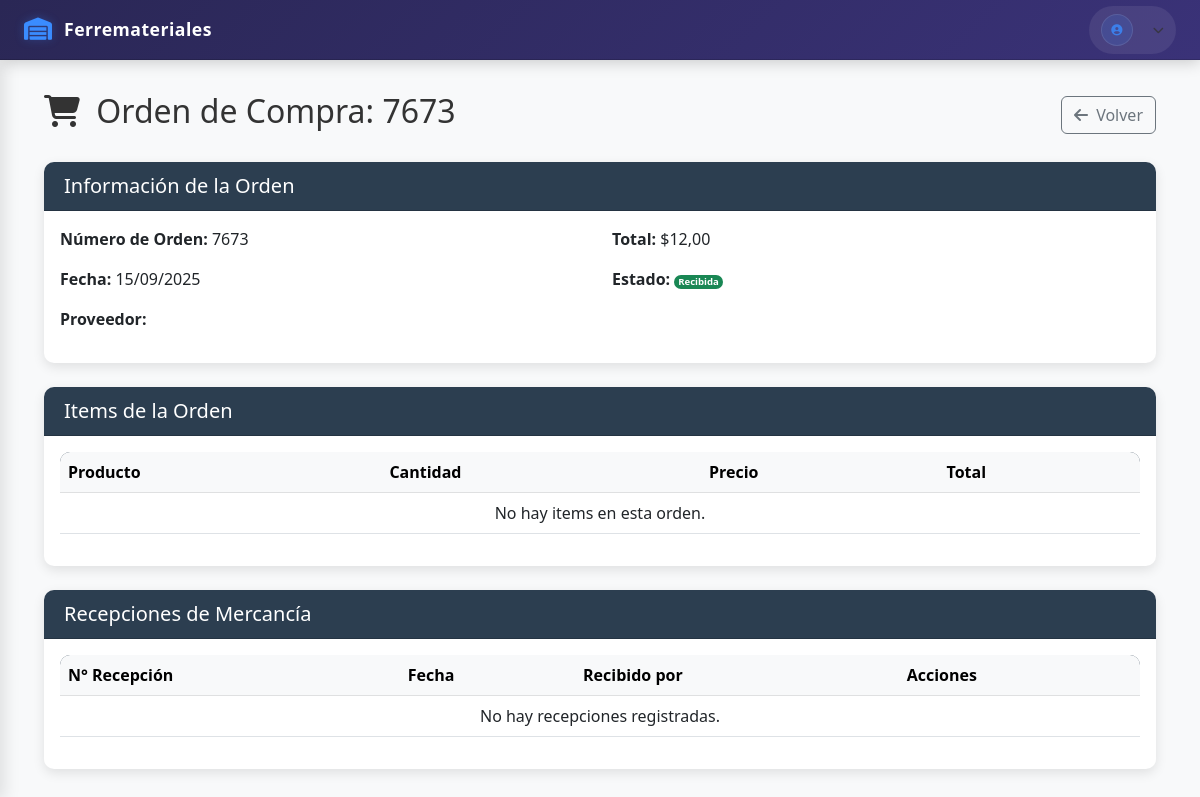
Screenshot of /compras/1/ with the database file from the repository.
### apps/purchases/models.py (models this page shows, shortened)
class PurchaseOrder(models.Model):
    STATUS_CHOICES = [
        ('draft', _('Draft')),
        ('sent', _('Sent')),
        ('confirmed', _('Confirmed')),
        ('received', _('Received')),
        ('cancelled', _('Cancelled')),
    ]
    supplier = models.ForeignKey(
        Supplier,
        verbose_name=_("Supplier"),
        on_delete=models.CASCADE
    )
    order_number = models.CharField(
        _("Order Number"),
        max_length=50,
        unique=True
    )
    date = models.DateField(
        _("Date"),
        default=timezone.now
    )
    total_amount = models.DecimalField(
        _("Total Amount"),
        max_digits=10,
        decimal_places=2,
        default=0.00
    )
    status = models.CharField(
        _("Status"),
        max_length=20,
        choices=STATUS_CHOICES,
        default='draft'
    )
    created_at = models.DateTimeField(
        _("Created At"),
        auto_now_add=True
    )
    updated_at = models.DateTimeField(
        _("Updated At"),
        auto_now=True
    )
    class Meta:
        db_table = "purchase_orders"
        verbose_name = _("Purchase Order")
        verbose_name_plural = _("Purchase Orders")

### apps/purchases/views.py (the view)
# urls.py: path('<int:pk>/', views.purchase_detail, name='purchase_detail'),
def purchase_detail(request, pk):
    purchase = get_object_or_404(PurchaseOrder, pk=pk)
    items = purchase.items.all()
    receipts = purchase.goodsreceipt_set.all()
    context = {
        'purchase': purchase,
        'items': items,
        'receipts': receipts,
    }
    if request.GET.get('modal') == '1':
        return render(request, 'purchases/_purchase_detail.html', context)
    return render(request, 'purchases/purchase_detail.html', context)

### templates/purchases/purchase_detail.html (shortened to what this page needs)
{% extends "base.html" %}
{% block content %}
<div class="container-fluid">
    <div class="d-flex justify-content-between align-items-center mb-4">
        <h2><i class="fas fa-shopping-cart me-2"></i> Orden de Compra: {{ purchase.order_number }}</h2>
        <a href="{% url 'purchases:purchase_list' %}" class="btn btn-outline-secondary">
            <i class="fas fa-arrow-left me-1"></i> Volver
        </a>
    </div>
    <div class="card mb-4">
        <div class="card-header">
            <h5 class="mb-0">Información de la Orden</h5>
        </div>
        <div class="card-body">
            <div class="row">
                <div class="col-md-6">
                    <p><strong>Número de Orden:</strong> {{ purchase.order_number }}</p>
                    <p><strong>Fecha:</strong> {{ purchase.date|date:"d/m/Y" }}</p>
                    <p><strong>Proveedor:</strong> {{ purchase.supplier.name }}</p>
                </div>
                <div class="col-md-6">
                    <p><strong>Total:</strong> ${{ purchase.total_amount|floatformat:2 }}</p>
                    <p><strong>Estado:</strong>
                        {% if purchase.status == 'draft' %}
                        <span class="badge bg-secondary">Borrador</span>
                        {% elif purchase.status == 'sent' %}
                        <span class="badge bg-info">Enviada</span>
                        {% elif purchase.status == 'confirmed' %}
                        <span class="badge bg-warning">Confirmada</span>
                        {% elif purchase.status == 'received' %}
                        <span class="badge bg-success">Recibida</span>
                        {% elif purchase.status == 'cancelled' %}
                        <span class="badge bg-danger">Cancelada</span>
                        {% endif %}
                    </p>
                </div>
            </div>
        </div>
    </div>
    <div class="card mb-4">
        <div class="card-header">
            <h5 class="mb-0">Items de la Orden</h5>
        </div>
        <div class="card-body">
            <div class="table-responsive">
                <table class="table table-hover">
                    <thead class="table-light">
                        <tr>
                            <th>Producto</th>
                            <th>Cantidad</th>
                            <th>Precio</th>
                            <th>Total</th>
                        </tr>
                    </thead>
                    <tbody>
                        {% for item in items %}
                        <tr>
                            <td>{{ item.product.name }}</td>
                            <td>{{ item.quantity }}</td>
                            <td>${{ item.price|floatformat:2 }}</td>
                            <td>${{ item.total|floatformat:2 }}</td>
                        </tr>
                        {% empty %}
                        <tr>
                            <td colspan="4" class="text-center">No hay items en esta orden.</td>
                        </tr>
                        {% endfor %}
                    </tbody>
                </table>
            </div>
        </div>
    </div>
    <div class="card">
        <div class="card-header">
            <h5 class="mb-0">Recepciones de Mercancía</h5>
        </div>
        <div class="card-body">
            <div class="table-responsive">
                <table class="table table-hover">
                    <thead class="table-light">
                        <tr>
                            <th>N° Recepción</th>
                            <th>Fecha</th>
                            <th>Recibido por</th>
                            <th>Acciones</th>
                        </tr>
                    </thead>
                    <tbody>
                        {% for receipt in receipts %}
                        <tr>
                            <td>{{ receipt.receipt_number }}</td>
                            <td>{{ receipt.date|date:"d/m/Y" }}</td>
                            <td>{{ receipt.received_by.get_full_name|default:"N/A" }}</td>
                            <td>
                                <a href="#" class="btn btn-sm btn-outline-primary">Ver Detalle</a>
                            </td>
                        </tr>
                        {% empty %}
                        <tr>
                            <td colspan="4" class="text-center">No hay recepciones registradas.</td>
                        </tr>
                        {% endfor %}
                    </tbody>
                </table>
            </div>
        </div>
    </div>
</div>
{% endblock %}

### static/css/adap.css (style rules this page uses)
:root { --primary-color: #2c3e50; --secondary-color: #3498db; --accent-color: #e74c3c; --light-color: #f8f9fa; --dark-color: #1a252f; --success-color: #2ecc71; --warning-color: #f39c12; --info-color: #3498db; --sidebar-width: 280px; --transition-speed: 0.3s; --header-height: 60px; --sidebar-dark: #2a2755; --sidebar-accent: #3d3780; --header-bg: linear-gradient(135deg, #2a2755, #3a3278); --sidebar-text: #ffffff; --sidebar-text-active: #ffffff; --header-text-hover: #ffffff; --primary-blue: #3a8cff; --primary-purple: #6a5acd; --primary-pink: #ff4d8d; --secondary-pink: rgba(255, 77, 141, 0.15); --transition: all 0.3s cubic-bezier(0.25, 0.8, 0.25, 1); }
body { font-family: 'Segoe UI', 'Roboto', sans-serif; background-color: #f5f7fa; color: #333; overflow-x: hidden; padding-top: var(--header-height); }
.badge { font-size: 0.6rem; font-weight: 600; padding: 0.2em 0.4em; border-radius: 8px; margin-left: auto; background: var(--primary-pink); color: white; }
.card { border-radius: 10px; box-shadow: 0 4px 12px rgba(0, 0, 0, 0.1); border: none; margin-bottom: 20px; transition: transform 0.3s ease; }
.card-header { background-color: var(--primary-color); color: white; border-radius: 10px 10px 0 0 !important; padding: 12px 20px; font-weight: 600; }
.table-responsive { border-radius: 10px; overflow: hidden; }
.table thead { background-color: var(--primary-color); color: white; }

### rows the page displays
PurchaseOrder: order_number "7673", date "15/09/2025", total_amount "12,00"
